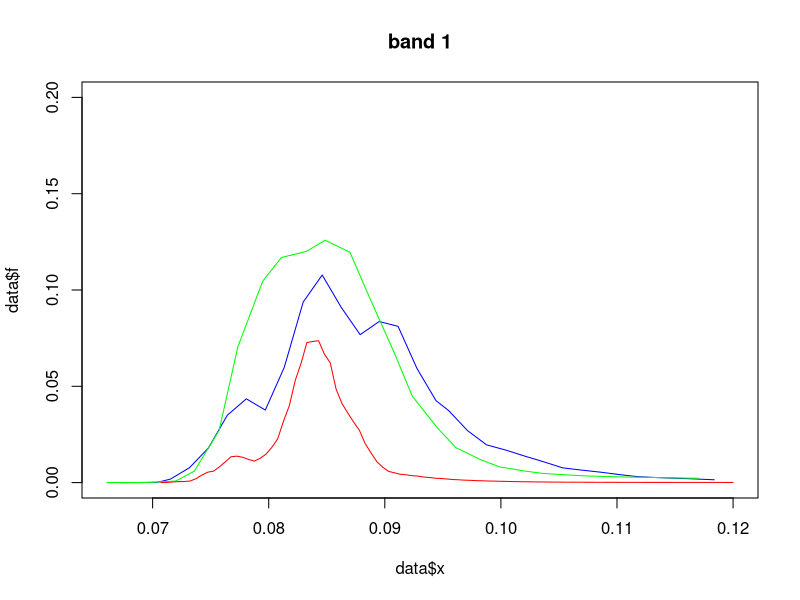
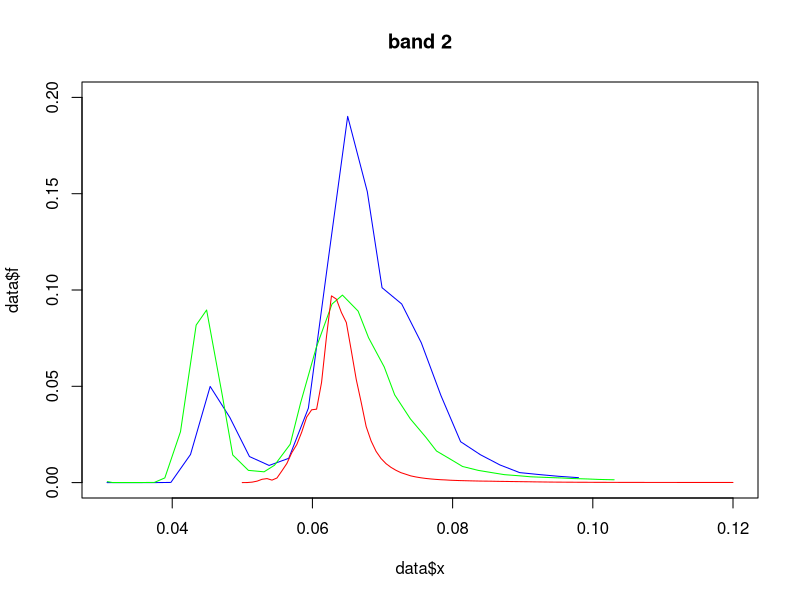
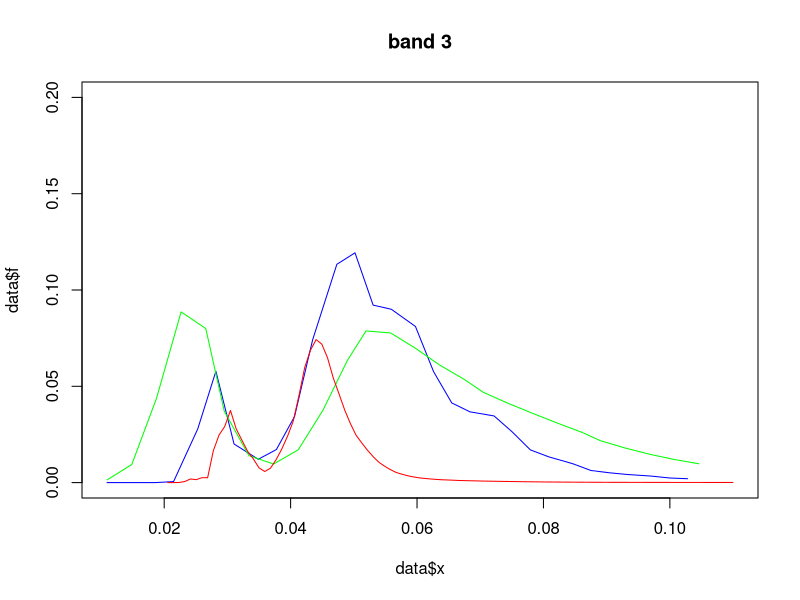
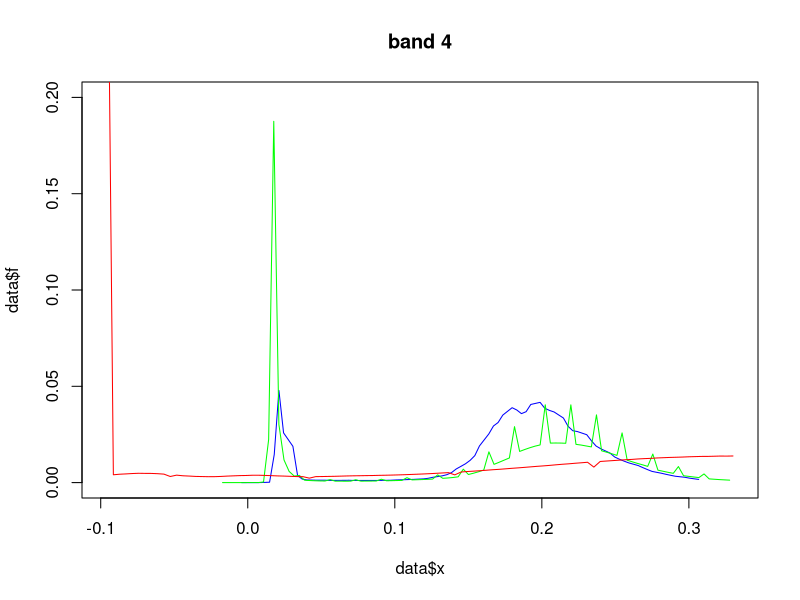
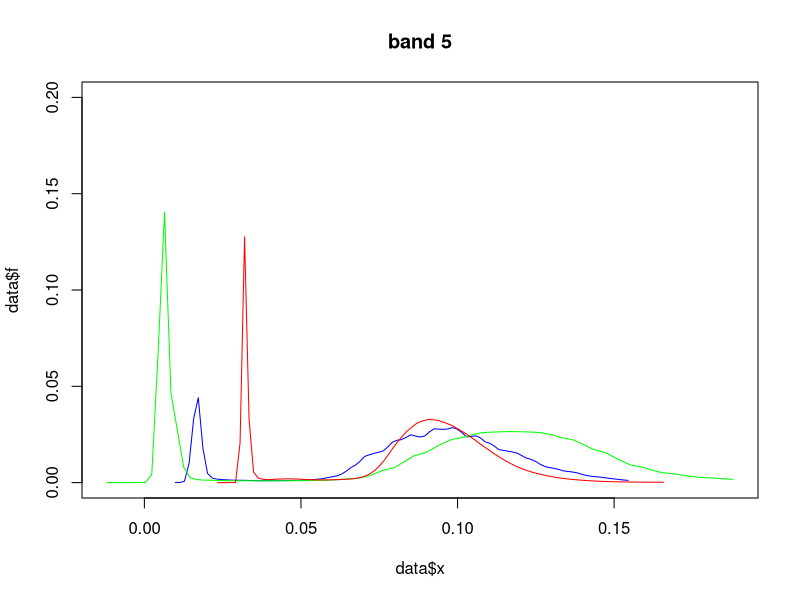
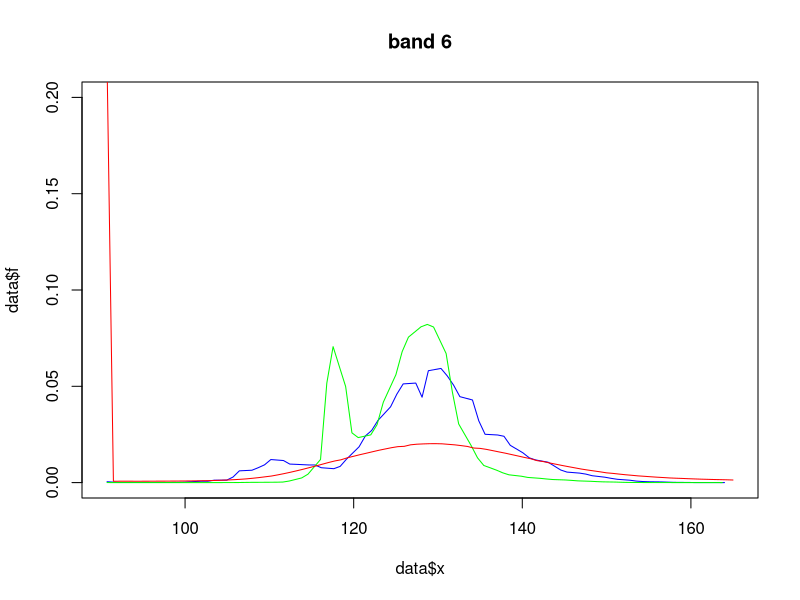
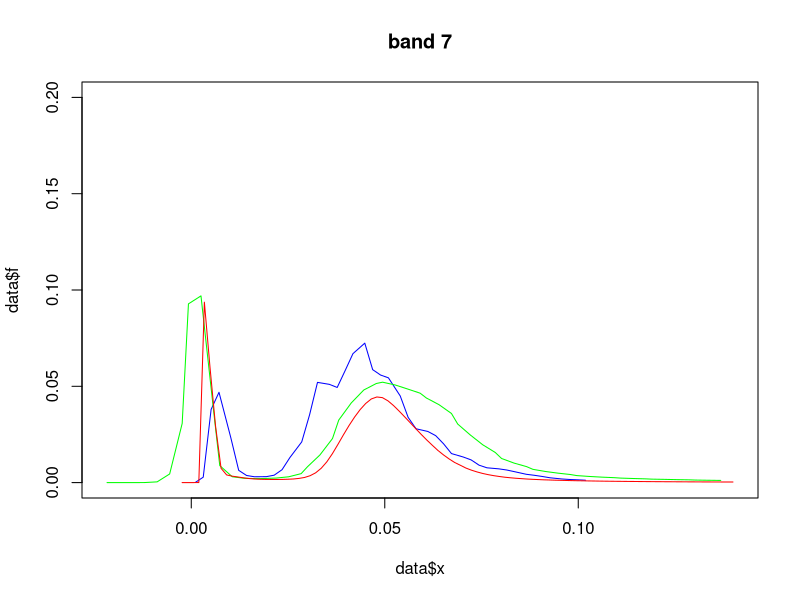

Here is the R script that generated these plots, in order:
l5 <- read.csv("histdata/LT05_L1TP_188013_19850709_20200918_02_T1_histcorr_hist.csv")
l7 <- read.csv("histdata/LE07_L1TP_186013_20000728_20201008_02_T1_histcorr_hist.csv")
l8 <- read.csv("histdata/LC08_L1TP_187013_20210705_20210713_02_T1_histcorr_hist.csv")

colnames(l5) <- c("band", "pos", "x", "f")
colnames(l7) <- c("band", "pos", "x", "f")
colnames(l8) <- c("band", "pos", "x", "f")

xx <- rbind(cbind(sat = "L5", l5), cbind(sat = "L7", l7), cbind(sat = "L8", l8))

lapply(split(xx, xx$band), function(x) {
  quartz() # dev.new()
  band <- unique(x$band)
  xlim <- range(x$x)
  for (sat in c("L5", "L7", "L8")) {
    data <- x[x$sat == sat, , drop = FALSE]
    data$f <- data$f / sum(data$f)
    if (sat == "L5") {
      plot(data$x, data$f, type = "l", xlim = xlim, ylim = c(0, 0.2), col = "blue", main = paste("band", band))
    } else if (sat == "L7") {
      lines(data$x, data$f, col = "green")
    } else {
      lines(data$x, data$f, col = "red")
    }
  }
})


# B1: {0.085, 0.85}
